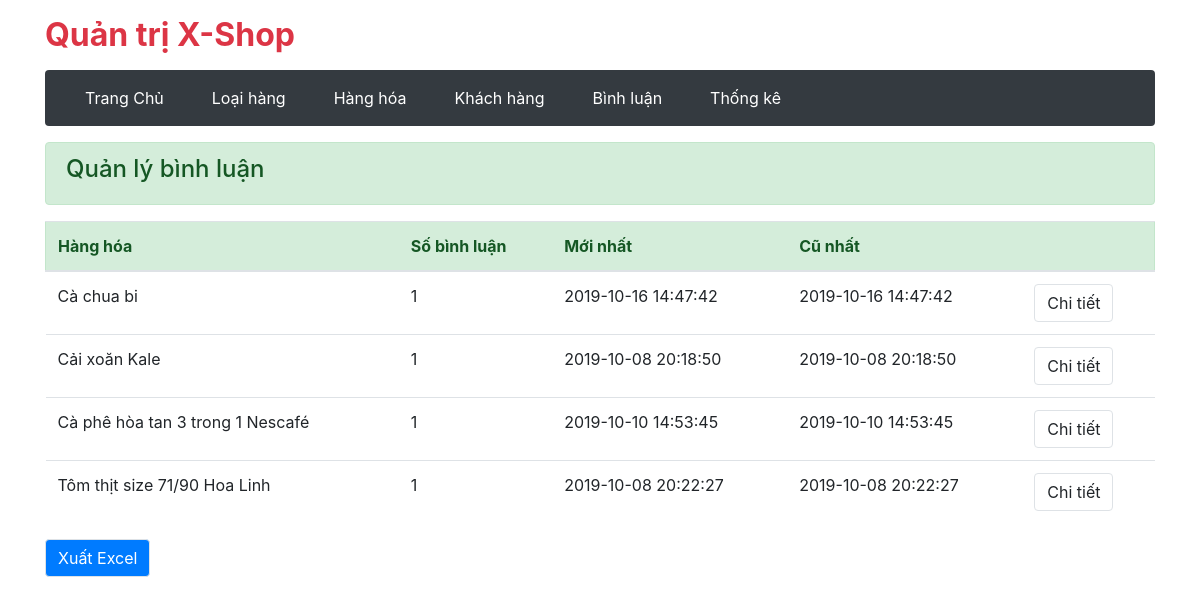
/admin/comment/index.php (signed in), run on an earlier commit of the app's database.
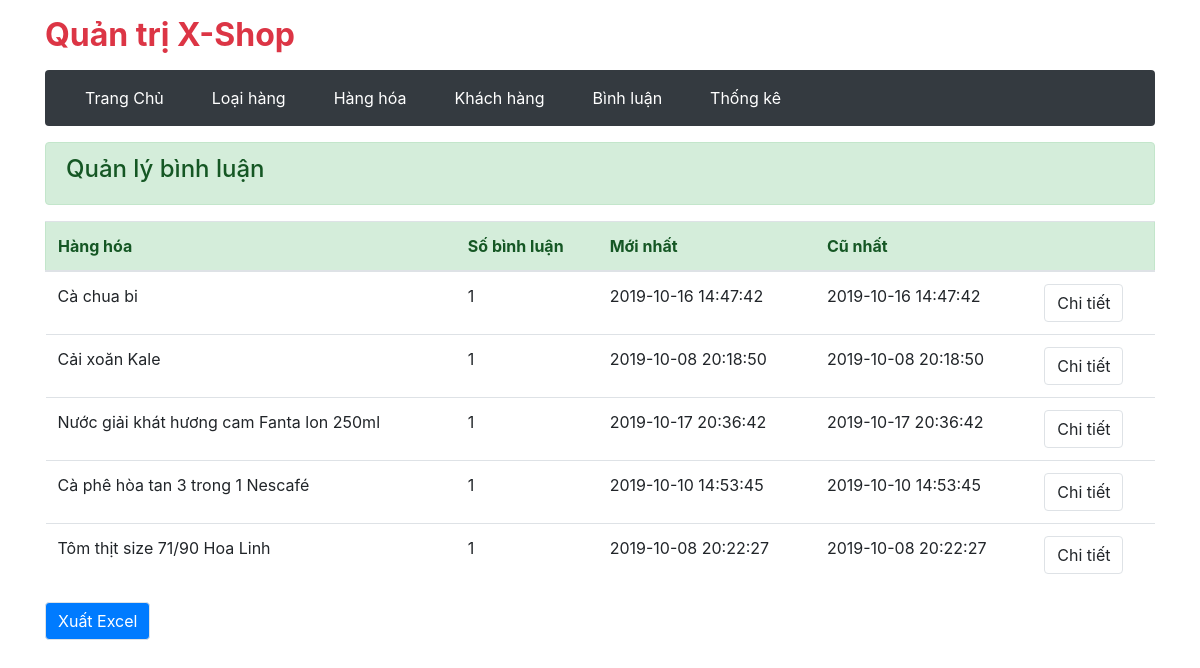
And on a later commit of the database.
### tables this page shows
CREATE TABLE `binh_luan` (
  `ma_bl` int(11) NOT NULL,
  `ma_kh` varchar(20) NOT NULL,
  `ma_hh` int(11) NOT NULL,
  `noi_dung` varchar(100) NOT NULL,
  `ngay_bl` datetime NOT NULL
);

CREATE TABLE `hang_hoa` (
  `ma_hh` int(11) NOT NULL,
  `ten_hh` varchar(60) NOT NULL,
  `don_gia` float NOT NULL,
  `giam_gia` float NOT NULL,
  `hinh` varchar(50) NOT NULL,
  `ma_loai` int(11) NOT NULL,
  `so_luot_xem` int(11) NOT NULL,
  `ngay_nhap` date NOT NULL,
  `mo_ta` varchar(200) NOT NULL
);

### admin/comment/index.php (called while the page is built, shortened)
<?php
    require '../../gobal.php';
    require '../../dao/functionProduct.php';
    require '../../dao/functionComment.php';
    extract($_REQUEST);
    if(array_key_exists('detail', $_REQUEST)){
        $comments = conmentOfProduct($ma_hh);
        $view_name = 'commentOfProduct.php';
    }
    else if(array_key_exists('delete-comment', $_REQUEST)){
        deleteComment($ma_bl);
        $comments = conmentOfProduct($ma_hh);
        $view_name = 'commentOfProduct.php';
        $MESSAGE = "Xóa thành công!";
    }
    else{
        $comments = listComment();
    }
    require "../layout.php";

### dao/functionComment.php (called while the page is built, shortened)
<?php
    require_once 'database.php';
    function listComment(){
        global $conn;
        $select = "SELECT  H.*, B.*, COUNT(B.ma_hh), MIN(B.ngay_bl), MAX(B.ngay_bl) FROM binh_luan AS B
                INNER JOIN hang_hoa AS H ON B.ma_hh = H.ma_hh GROUP BY B.ma_hh";
        return $conn->query($select);
    }

### gobal.php (called while the page is built, shortened)
<?php
    $ROOT_URL = "/khanhnpd02983_AS-DAM";
    $ADMIN_URL = "$ROOT_URL/admin";
?>

### admin/comment/list.php (the view)
<div class="alert alert-success mt-3">
  <h4>Quản lý bình luận</h4>
</div>
<form action="index.php" method="post" class="mt-3">
  <table class="table ">
    <thead class="alert alert-success">
      <tr>
        <th scope="col">Hàng hóa</th>
        <th scope="col">Số bình luận</th>
        <th scope="col">Mới nhất</th>
        <th scope="col">Cũ nhất</th>
        <th scope="col"></th>
      </tr>
    </thead>
    <tbody>
      <?php foreach ($comments as $comment) : ?>
        <tr>
          <td><?= $comment['ten_hh'] ?></td>
          <td><?= $comment['COUNT(B.ma_hh)'] ?></td>
          <td><?= $comment['MAX(B.ngay_bl)'] ?></td>
          <td><?= $comment['MIN(B.ngay_bl)'] ?></td>
          <td>
            <a href="<?= $ADMIN_URL ?>/comment?detail&ma_hh=<?= $comment['ma_hh'] ?>" class="btn btn-default border">Chi tiết</a>
          </td>
        </tr>
      <?php endforeach ?>
    </tbody>
  </table>
</form>
<form action="export.php" method="POST">
    <div class="form-group">
        <input type="submit" name="export" value="Xuất Excel" class="btn btn-primary border">
    </div>
</form>

What changed in the data, as far as the page shows it:
added binh_luan: ma_hh.ten_hh "Nước giải khát hương cam Fanta lon 250ml", COUNT "1", MAX "2019-10-17 20:36:42", MIN "2019-10-17 20:36:42"
